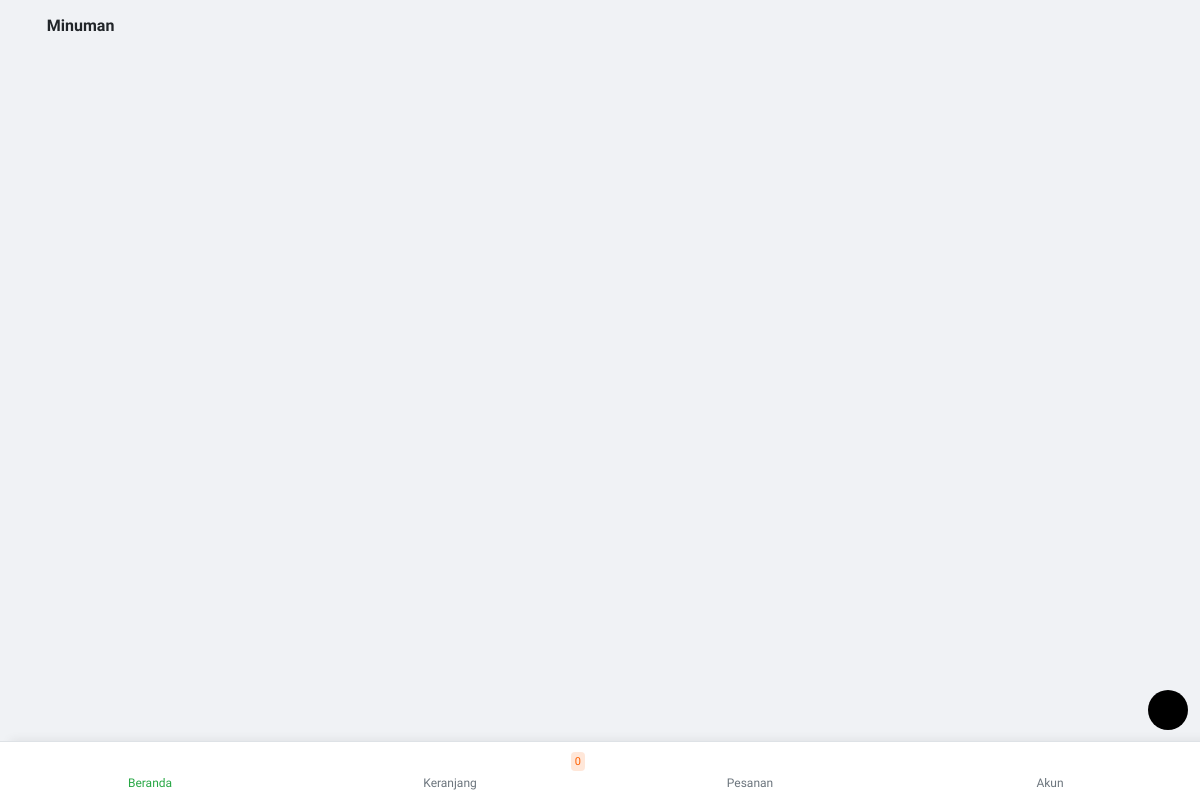
Page /beranda/kategori/minuman on the earlier database version.
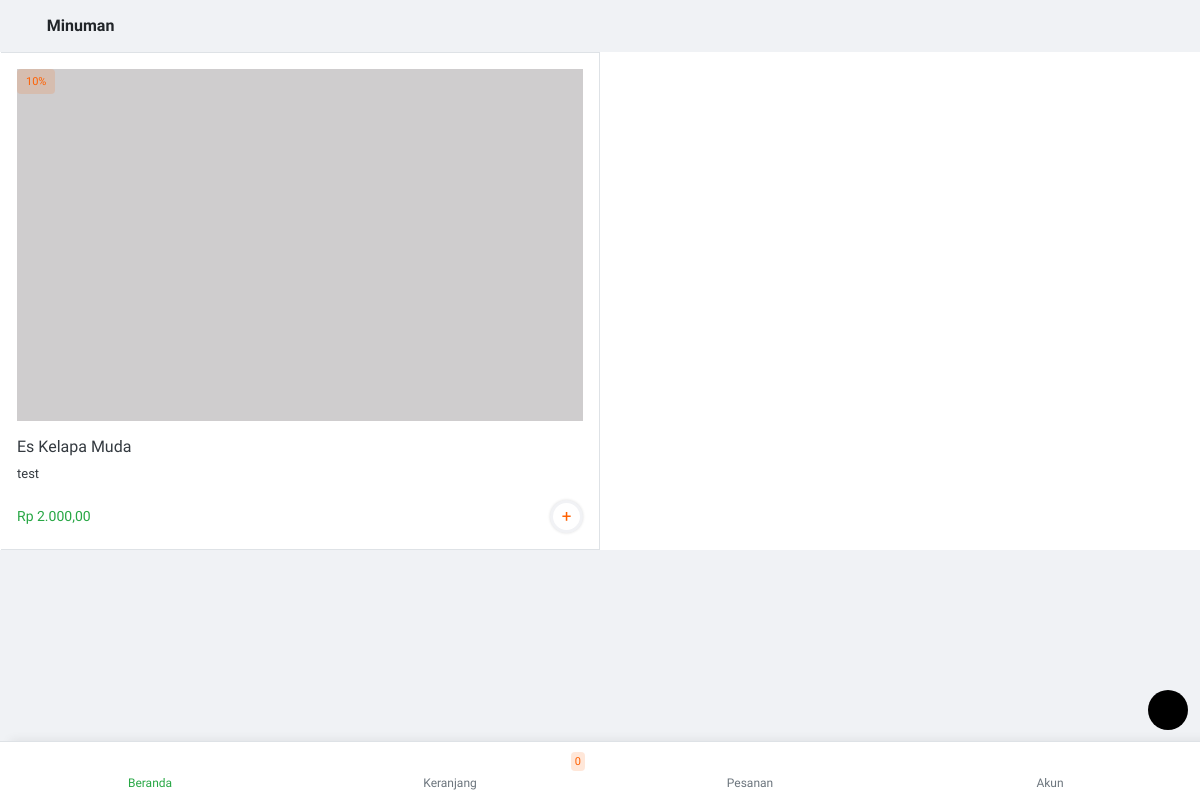
Same page on the later database version.
### tables this page shows
CREATE TABLE `tb_produk` (
  `id_produk` int(11) NOT NULL,
  `id_kategori` int(11) NOT NULL,
  `nama_produk` varchar(50) NOT NULL,
  `harga` varchar(50) NOT NULL,
  `harga_promosi` varchar(50) NOT NULL,
  `deskripsi` text NOT NULL,
  `gambar` varchar(100) NOT NULL,
  `promosi` int(11) NOT NULL,
  `terlaris` int(11) NOT NULL
);

### application/controllers/beranda.php (called while the page is built, shortened)
<?php
class Beranda extends CI_Controller {
	function __construct(){
		$this->load->model('mberanda');
	}
	public function kategori()
	{
		$data['nama_kategori'] = $this->uri->segment(3);
		$data['data_perkategori'] = $this->mberanda->get_perkategori($id=$this->uri->segment(3));
		$this->load->view('tema/head');
		$this->load->view('kategori',$data);
		$this->load->view('tema/menu');
		$this->load->view('tema/footer');
	}
}

### index.php (called while the page is built, shortened)
<?php
require_once BASEPATH.'core/CodeIgniter.php';

### application/models/mberanda.php (called while the page is built, shortened)
<?php if ( ! defined('BASEPATH')) exit('No direct script access allowed');
class Mberanda extends CI_Model {
public function get_perkategori($id)
	{
		$query = $this->db->query("SELECT * FROM `tb_kategori` JOIN tb_produk ON tb_kategori.id_kategori=tb_produk.id_kategori WHERE tb_kategori.nama_kategori='$id' ORDER BY `tb_kategori`.`id_kategori` DESC");
		return $query;
	}
}

### application/views/kategori.php (the view)
<div class="osahan-listing">
	<div class="p-3">
		<div class="d-flex align-items-center">
			<a class="font-weight-bold text-success text-decoration-none" href="<?= site_url() ?>beranda"><i
						class="icofont-rounded-left back-page"></i></a><span
					class="font-weight-bold ml-3 h6 mb-0"><?= ucfirst($nama_kategori); ?></span>
		</div>
	</div>
	<div class="osahan-listing px-3 bg-white">
		<div class="row">
			<?php foreach ($data_perkategori->result() as $data): ?>
				<div class="col-6 p-0 border-right border-bottom border-top">
					<div class="list-card-image">
						<a href="" class="text-dark">
							<div class="member-plan position-absolute"><span class="badge m-3 badge-danger">10%</span>
							</div>
							<div class="p-3">
								<img src="<?= base_url() ?>file/<?= $data->gambar; ?>"
									 class="img-fluid item-img w-100 mb-3">
								<h6><?= $data->nama_produk; ?></h6>
								<p><?= $data->deskripsi; ?></p>
								<div class="d-flex align-items-center">
									<h6 class="price m-0 text-success"><?= "Rp " . number_format($data->harga, 2, ',', '.'); ?></h6>
									<a href="javascript:void(0)" data-id="<?= $data->id_produk ?>"
									   id="btn-add-cart"
									   class="btn btn-success btn-sm ml-auto">+
									</a>
								</div>
							</div>
						</a>
					</div>
				</div>
			<?php endforeach; ?>
		</div>
	</div>
</div>

Differences in the rows shown:
added tb_produk: gambar (picture), nama_produk "Es Kelapa Muda", deskripsi "test", harga "2.000,00"
